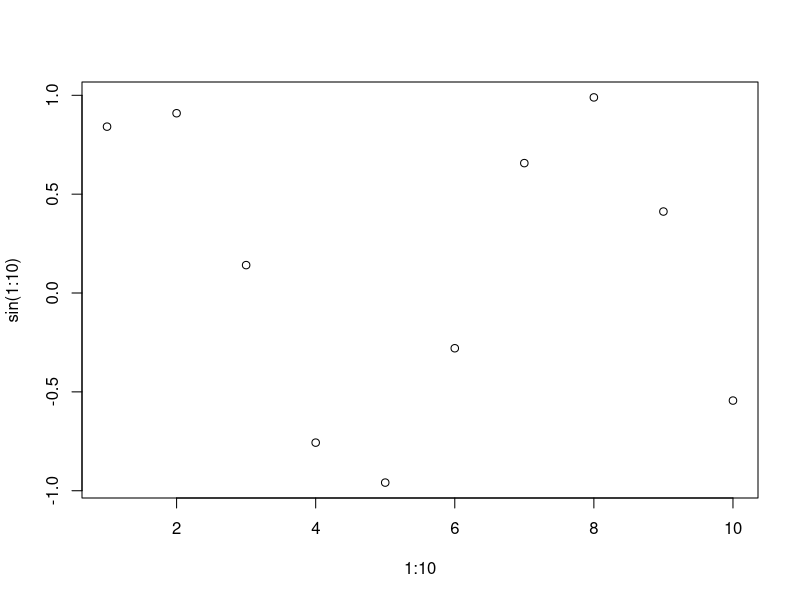
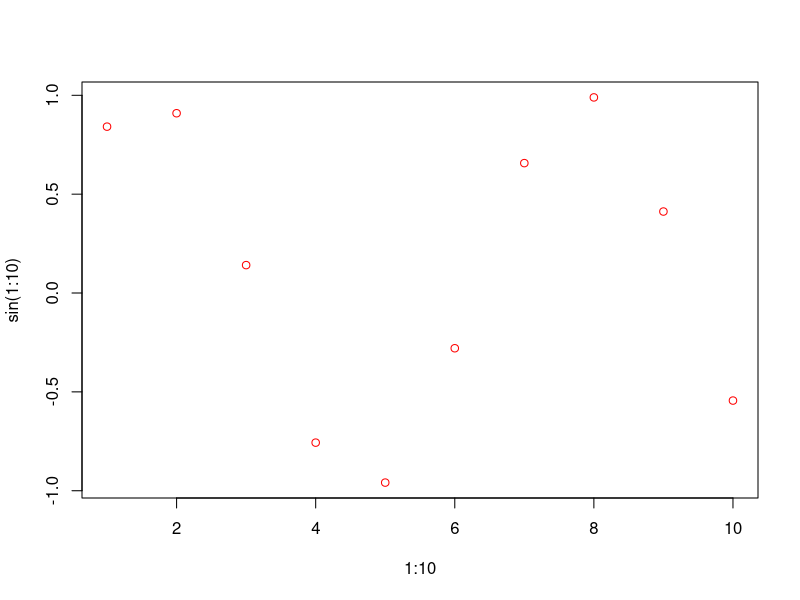

Write the R code that produced these figures, in order.
my.rbinom = function(n,p=0.5){
  x = sum(runif(n,0,1)<p)
  return(x)
}

# в скобках указываются параметры ф-ии
# можно задать дефолтное значение
# в фигурных скобках то что ф-я делает

# return прерывает выполнение функции и выдает полученное значение

# ВЫЗОВ ФУНКЦИИ
my.rbinom(100) # n
my.rbinom(0.1,100) # n=0.1, т.е 0 бросков
my.rbinom(p=0.1,100) # n=0.1, т.е 0 бросков

my.rbinom(100,0.1) # n=0.1, т.е 0 бросков
# порядок аргументов важен!

plot(1:10,sin(1:10))
plot(x=1:10,y=sin(1:10), col='red')


# классы
x=1:10
class(x)
length(x)
class(x)='my' # my - атрибут

length.my = function(x)runif(1)
length(x)

class(x) = 'integer'
length(x)

text="Hello world"
#substring - много разных подслов из одного слова
#substr работает с векторами слов
#strsplit(text,'l') - разделяет по разделителю
#paste - соединяет эл-ты вместе
# вектора paste(text[1],text[2])
#paste0 -разделитель по умолчанию пустая строка
# paste(text,1:2,5:6) - поэлементно соединяет вектора
# grep - возвращает номера элементов
# grep('rl',text)
#regexpr('l',text) - находит все значентя
gsub('Hello','Good bye', text)
